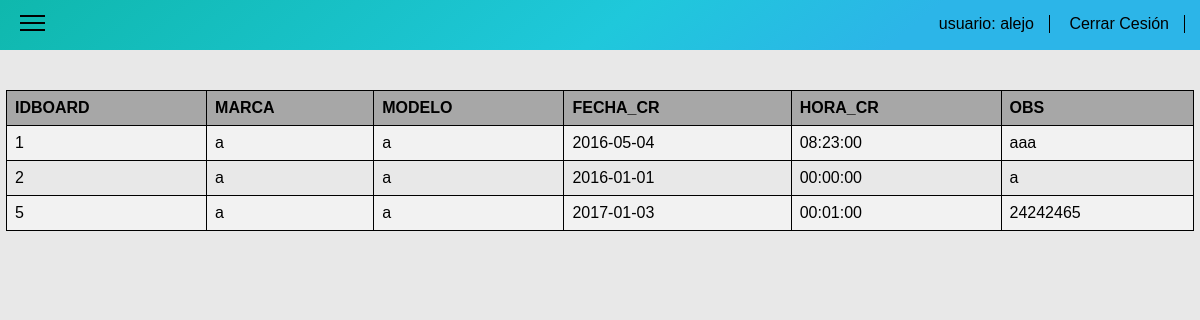
Page /index/board_consultar.php (signed in) on the committed database.
### tables this page shows
CREATE TABLE IF NOT EXISTS `board` (
`IDBOARD` int(11) NOT NULL,
  `MARCA` varchar(100) DEFAULT NULL,
  `MODELO` varchar(50) DEFAULT NULL,
  `FECHA_CR` date DEFAULT NULL,
  `HORA_CR` time DEFAULT NULL,
  `OBS` varchar(200) DEFAULT NULL
);

### index/board_consultar.php (the view, shortened to what this page needs)
<!DOCTYPE html>
<html>
<head>
  <link rel="stylesheet" type="text/css" href="../css/normalize.css">
  <link rel="stylesheet" type="text/css" href="../css/index.css">
</head>
<body>
<?php
$nom=$_SESSION['usuario'];
?>
<nav class="menu">
<ul class="ul-top">
    <li class="menu-ham" onclick="myFunction()">
      <div  class="menu-top"></div>
      <div></div>
      <div class="menu-bottom"></div>
    </li>
    <li class="li-top">
      <span class="usu"><a href="index.php">usuario: <?php echo "$nom" ?></a></span>
    </li>
    <li class="li-top" id="li-top">
      <span class=""><a href="../desconectar.php">Cerrar Cesión</a></span>
    </li>
  </ul>
</nav>
<div class="contenedor" id="contenedor">
  <div class="con-table">
      <?php require '../conectar.php';?>
<?php
$sql = "SELECT  IDBOARD,MARCA,MODELO,FECHA_CR,HORA_CR,OBS FROM board";
$result = $conexion->query($sql);
if ($result->num_rows > 0) {
     echo "<table><tr><th>IDBOARD</th><th>MARCA</th><th>MODELO</th>
     <th>FECHA_CR</th><th>HORA_CR</th><th>OBS</th>
     </tr>";
     while($row = $result->fetch_assoc()) {
         echo "<tr>
         <td>" . $row["IDBOARD"]. "</td>
         <td>" . $row["MARCA"]."</td>
         <td>" . $row["MODELO"]."</td>
         <td>" . $row["FECHA_CR"]."</td>
         <td>" . $row["HORA_CR"]."</td>
         <td>" . $row["OBS"].
          "</td></tr>";
     }
     echo "</table>";
} else {
     echo "0 results";
}
?>
  </div>
</div>
</body>
</html>

### css/index.css (style rules this page uses)
.menu { position: absolute; width: 100%; background:linear-gradient(141deg, #0fb8ad 0%, #1fc8db 51%, #2cb5e8 75%); height: 50px; z-index: 1; }
.ul-top { list-style-type: none; margin: 0; padding: 0; text-align: right; }
.li-top { display: inline-block; margin-right: 15px; height: 50px; }
.li-top span { display: inline-block; margin-top: 15px; border-right: 1px solid; padding-right: 10px; }
.li-top span a { text-decoration: none; color: black ; margin-right: 5px; }
.menu-ham { position: absolute; margin-left: 20px; width: 25px; margin-top: 10px; cursor:pointer; }
.menu-ham div { display: block; background-color: black; width: 25px; height: 2px; margin-top: 5px; }
.contenedor { width: 100%; height: 100%; background-color: #E8E8E8; position: absolute; transition: all 0.5s ease-out; -webkit-transition: all 0.5s ease-out; -moz-transition: all 0.5s ease-out; overflow-y: scroll; }
.con-table { overflow-x:auto; margin-top: 90px }
table { border-collapse: collapse; width: 99%; margin-left: 6px; }
table, td, th { border: 1px solid black; text-align: left; }
th { background-color: rgba(68, 68, 68, 0.4); }
th, td { text-align: left; padding: 8px; }
tr:nth-child(even) { background-color: #f2f2f2 }

### rows in the picture
board: IDBOARD "1", MARCA "a", MODELO "a", FECHA_CR "2016-05-04", HORA_CR "08:23:00", OBS "aaa"
board: IDBOARD "2", MARCA "a", MODELO "a", FECHA_CR "2016-01-01", HORA_CR "00:00:00", OBS "a"
board: IDBOARD "5", MARCA "a", MODELO "a", FECHA_CR "2017-01-03", HORA_CR "00:01:00", OBS "24242465"

### other values in the picture
$nom "alejo"
